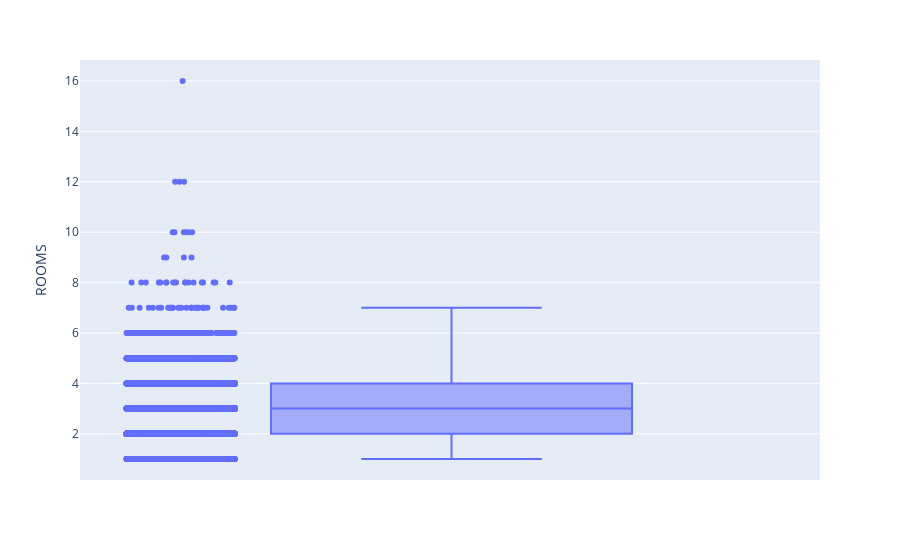

Write notebook code for a chart like this one.
### Code cell
# BOXPLOT - ROOMS

fig = px.box(df_housing, y="ROOMS", points="all")
fig.show()

### Figure 1 — Plotly figure (JSON) as saved in the notebook; plotly's stock layout.template omitted (floating-point values rounded to 4 significant figures; data arrays with more than 128 entries replaced by an {"elided": "..."} marker saying what was removed)
{"data": [{"alignmentgroup": "True", "boxpoints": "all", "hovertemplate": "ROOMS=%{y}<extra></extra>", "legendgroup": "", "marker": {"color": "#636efa"}, "name": "", "notched": false, "offsetgroup": "", "orientation": "v", "showlegend": false, "type": "box", "x0": " ", "xaxis": "x", "y": {"elided": "34857 int values"}, "y0": " ", "yaxis": "y"}], "layout": {"boxmode": "group", "legend": {"tracegroupgap": 0}, "margin": {"t": 60}, "xaxis": {"anchor": "y", "domain": [0, 1]}, "yaxis": {"anchor": "x", "domain": [0, 1], "title": {"text": "ROOMS"}}}}
